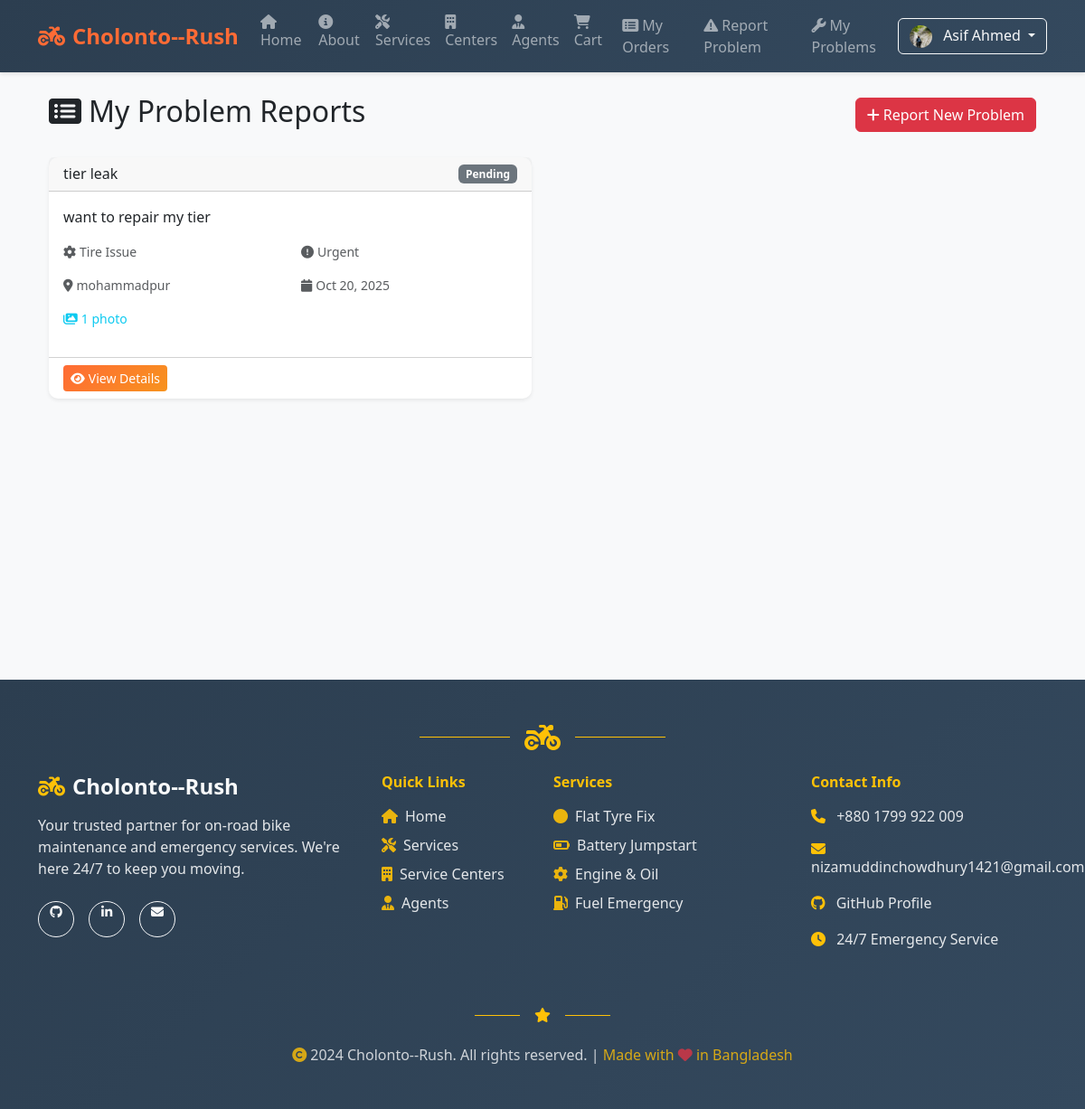
The app's page /reports/my-problems/ (signed in) with its own data.
### accounts/models.py (models this page shows, shortened)
class UserProfile(models.Model):
    user = models.OneToOneField(User, on_delete=models.CASCADE, related_name='profile')
    photo = models.ImageField(upload_to='profile_photos/', blank=True, null=True, help_text='Upload your profile photo')
    phone_number = models.CharField(max_length=15, blank=True, null=True, help_text='Your contact number')
    address = models.TextField(blank=True, null=True, help_text='Your address')
    created_at = models.DateTimeField(auto_now_add=True)
    updated_at = models.DateTimeField(auto_now=True)

### reports/models.py (models this page shows, shortened)
class ProblemReport(models.Model):
    STATUS_CHOICES = [
        ('pending', 'Pending'),
        ('assigned', 'Assigned'),
        ('in_progress', 'In Progress'),
        ('resolved', 'Resolved'),
        ('closed', 'Closed'),
    ]
    PRIORITY_CHOICES = [
        ('low', 'Low'),
        ('medium', 'Medium'),
        ('high', 'High'),
        ('urgent', 'Urgent'),
    ]
    PROBLEM_TYPES = [
        ('engine', 'Engine Problem'),
        ('tire', 'Tire Issue'),
        ('battery', 'Battery Problem'),
        ('brake', 'Brake Issue'),
        ('electrical', 'Electrical Problem'),
        ('fuel', 'Fuel System'),
        ('other', 'Other'),
    ]
    user = models.ForeignKey(User, on_delete=models.CASCADE, related_name='problem_reports')
    title = models.CharField(max_length=200, help_text='Brief description of the problem')
    description = models.TextField(help_text='Detailed description of the problem')
    problem_type = models.CharField(max_length=20, choices=PROBLEM_TYPES, default='other')
    priority = models.CharField(max_length=10, choices=PRIORITY_CHOICES, default='medium')
    status = models.CharField(max_length=20, choices=STATUS_CHOICES, default='pending')
    location = models.CharField(max_length=200, help_text='Current location where the problem occurred')
    latitude = models.FloatField(null=True, blank=True, help_text='GPS latitude')
    longitude = models.FloatField(null=True, blank=True, help_text='GPS longitude')
    phone_number = models.CharField(max_length=15, help_text='Contact number for assistance')
    created_at = models.DateTimeField(auto_now_add=True)
    updated_at = models.DateTimeField(auto_now=True)
    assigned_agent = models.ForeignKey(User, on_delete=models.SET_NULL, null=True, blank=True,
                                     related_name='assigned_reports', limit_choices_to={'groups__name': 'Agents'})
    assigned_center = models.ForeignKey('centers.ServiceCenter', on_delete=models.SET_NULL, null=True, blank=True)
    class Meta:
        ordering = ['-created_at']

### reports/views.py (the view)
# urls.py: path('my-problems/', views.my_problems, name='my_problems'),
@login_required
def my_problems(request):
    problems = ProblemReport.objects.filter(user=request.user).order_by('-created_at')
    paginator = Paginator(problems, 10)
    page_number = request.GET.get('page')
    problems = paginator.get_page(page_number)
    return render(request, 'reports/my_problems.html', {'problems': problems})

### reports/templates/reports/my_problems.html (shortened to what this page needs)
{% extends 'base.html' %}
{% block content %}
<div class="container">
  <div class="row">
    <div class="col-12">
      <div class="d-flex justify-content-between align-items-center mb-4">
        <h2>
          <i class="fas fa-list-alt me-2"></i>My Problem Reports
        </h2>
        <a href="{% url 'report_problem' %}" class="btn btn-danger">
          <i class="fas fa-plus me-1"></i>Report New Problem
        </a>
      </div>
      {% if problems %}
        <div class="row">
          {% for problem in problems %}
          <div class="col-lg-6 mb-4">
            <div class="card shadow-sm border-0 h-100">
              <div class="card-header d-flex justify-content-between align-items-center">
                <h6 class="mb-0">{{ problem.title }}</h6>
                <span class="badge bg-{% if problem.status == 'resolved' %}success{% elif problem.status == 'in_progress' %}warning{% elif problem.status == 'pending' %}secondary{% else %}info{% endif %}">
                  {{ problem.get_status_display }}
                </span>
              </div>
              <div class="card-body">
                <p class="card-text">{{ problem.description|truncatechars:150 }}</p>
                <div class="row mb-3">
                  <div class="col-6">
                    <small class="text-muted">
                      <i class="fas fa-cog me-1"></i>{{ problem.get_problem_type_display }}
                    </small>
                  </div>
                  <div class="col-6">
                    <small class="text-muted">
                      <i class="fas fa-exclamation-circle me-1"></i>{{ problem.get_priority_display }}
                    </small>
                  </div>
                </div>
                <div class="row mb-3">
                  <div class="col-6">
                    <small class="text-muted">
                      <i class="fas fa-map-marker-alt me-1"></i>{{ problem.location|truncatechars:20 }}
                    </small>
                  </div>
                  <div class="col-6">
                    <small class="text-muted">
                      <i class="fas fa-calendar me-1"></i>{{ problem.created_at|date:"M d, Y" }}
                    </small>
                  </div>
                </div>
                {% if problem.photos.exists %}
                <div class="mb-3">
                  <small class="text-info">
                    <i class="fas fa-images me-1"></i>{{ problem.photos.count }} photo{{ problem.photos.count|pluralize }}
                  </small>
                </div>
                {% endif %}
              </div>
              <div class="card-footer bg-transparent">
                <a href="{% url 'problem_detail' problem.id %}" class="btn btn-primary btn-sm">
                  <i class="fas fa-eye me-1"></i>View Details
                </a>
              </div>
            </div>
          </div>
          {% endfor %}
        </div>
      {% endif %}
    </div>
  </div>
</div>
{% endblock %}

### templates/base.html (shortened to what this page needs)
{% load static %}
<html lang="en">
  <head>
    <link href="https://cdn.jsdelivr.net/npm/bootstrap@5.3.3/dist/css/bootstrap.min.css" rel="stylesheet">
    <link href="https://cdnjs.cloudflare.com/ajax/libs/font-awesome/6.4.0/css/all.min.css" rel="stylesheet">
  </head>
  <body>
    <nav class="navbar navbar-expand-lg navbar-dark sticky-top">
      <div class="container">
        <a class="navbar-brand" href="/">
          <i class="fas fa-motorcycle me-2"></i>Cholonto--Rush
        </a>
        <div class="collapse navbar-collapse" id="navbars">
          <ul class="navbar-nav me-auto mb-2 mb-lg-0">
            <li class="nav-item">
              <a class="nav-link" href="/">
                <i class="fas fa-home me-1"></i>Home
              </a>
            </li>
            <li class="nav-item">
              <a class="nav-link" href="/about/">
                <i class="fas fa-info-circle me-1"></i>About
              </a>
            </li>
            <li class="nav-item">
              <a class="nav-link" href="/services/">
                <i class="fas fa-tools me-1"></i>Services
              </a>
            </li>
            <li class="nav-item">
              <a class="nav-link" href="/centers/">
                <i class="fas fa-building me-1"></i>Centers
              </a>
            </li>
            <li class="nav-item">
              <a class="nav-link" href="/agents/">
                <i class="fas fa-user-tie me-1"></i>Agents
              </a>
            </li>
            <li class="nav-item">
              <a class="nav-link" href="/cart/">
                <i class="fas fa-shopping-cart me-1"></i>Cart
              </a>
            </li>
            {% if user.is_authenticated %}
            <li class="nav-item">
              <a class="nav-link" href="/orders/my/">
                <i class="fas fa-list-alt me-1"></i>My Orders
              </a>
            </li>
            <li class="nav-item">
              <a class="nav-link" href="/reports/">
                <i class="fas fa-exclamation-triangle me-1"></i>Report Problem
              </a>
            </li>
            <li class="nav-item">
              <a class="nav-link" href="/reports/my-problems/">
                <i class="fas fa-wrench me-1"></i>My Problems
              </a>
            </li>
            {% endif %}
          </ul>
          <div class="d-flex">
            {% if user.is_authenticated %}
              <div class="dropdown">
                <button class="btn btn-outline-light dropdown-toggle" type="button" data-bs-toggle="dropdown">
                  {% if user.profile and user.profile.photo and user.profile.photo.url %}
                    <img src="{{ user.profile.photo.url }}" alt="Profile" class="rounded-circle me-2" style="width: 25px; height: 25px; object-fit: cover;">
                  {% else %}
                    <i class="fas fa-user me-1"></i>
                  {% endif %}
                  {% if user.first_name and user.last_name %}
                    {{ user.first_name }} {{ user.last_name }}
                  {% else %}
                    {{ user.get_username }}
                  {% endif %}
                </button>
              </div>
            {% endif %}
          </div>
        </div>
      </div>
    </nav>
    <main class="container my-4 main-content">
      {% block content %}{% endblock %}
    </main>
    <footer class="bg-dark text-light py-5 mt-5" style="background: linear-gradient(135deg, #2c3e50 0%, #34495e 100%) !important;">
      <div class="container">
        <div class="text-center mb-4">
          <div class="d-flex justify-content-center align-items-center">
            <div class="border-top border-warning" style="width: 100px; height: 2px;"></div>
            <i class="fas fa-motorcycle fa-2x text-warning mx-3"></i>
            <div class="border-top border-warning" style="width: 100px; height: 2px;"></div>
          </div>
        </div>
        <div class="row">
          <div class="col-lg-4 col-md-6 mb-4">
            <div class="text-center text-lg-start">
              <h4 class="fw-bold mb-3">
                <i class="fas fa-motorcycle me-2 text-warning"></i>Cholonto--Rush
              </h4>
              <p class="text-light mb-4" style="opacity: 0.9;">Your trusted partner for on-road bike maintenance and emergency services. We're here 24/7 to keep you moving.</p>
              <div class="d-flex justify-content-center justify-content-lg-start gap-3">
                <a href="https://github.com/nizamuddinchowdhury-1421" target="_blank" class="btn btn-outline-light btn-sm rounded-circle" style="width: 40px; height: 40px;">
                  <i class="fab fa-github"></i>
                </a>
                <a href="#" target="_blank" class="btn btn-outline-light btn-sm rounded-circle" style="width: 40px; height: 40px;">
                  <i class="fab fa-linkedin-in"></i>
                </a>
                <a href="mailto:nizamuddinchowdhury1421@gmail.com" class="btn btn-outline-light btn-sm rounded-circle" style="width: 40px; height: 40px;">
                  <i class="fas fa-envelope"></i>
                </a>
              </div>
            </div>
          </div>
          <div class="col-lg-2 col-md-6 mb-4">
            <h6 class="fw-bold mb-3 text-warning">Quick Links</h6>
            <ul class="list-unstyled">
              <li class="mb-2"><a href="/" class="text-light text-decoration-none" style="opacity: 0.9; transition: all 0.3s ease;" onmouseover="this.style.opacity='1'; this.style.color='#ff6b35';" onmouseout="this.style.opacity='0.9'; this.style.color='white';">
                <i class="fas fa-home me-2 text-warning"></i>Home
              </a></li>
              <li class="mb-2"><a href="/services/" class="text-light text-decoration-none" style="opacity: 0.9; transition: all 0.3s ease;" onmouseover="this.style.opacity='1'; this.style.color='#ff6b35';" onmouseout="this.style.opacity='0.9'; this.style.color='white';">
                <i class="fas fa-tools me-2 text-warning"></i>Services
              </a></li>
              <li class="mb-2"><a href="/centers/" class="text-light text-decoration-none" style="opacity: 0.9; transition: all 0.3s ease;" onmouseover="this.style.opacity='1'; this.style.color='#ff6b35';" onmouseout="this.style.opacity='0.9'; this.style.color='white';">
                <i class="fas fa-building me-2 text-warning"></i>Service Centers
              </a></li>
              <li class="mb-2"><a href="/agents/" class="text-light text-decoration-none" style="opacity: 0.9; transition: all 0.3s ease;" onmouseover="this.style.opacity='1'; this.style.color='#ff6b35';" onmouseout="this.style.opacity='0.9'; this.style.color='white';">
                <i class="fas fa-user-tie me-2 text-warning"></i>Agents
              </a></li>
            </ul>
          </div>
          <div class="col-lg-3 col-md-6 mb-4">
            <h6 class="fw-bold mb-3 text-warning">Services</h6>
            <ul class="list-unstyled">
              <li class="mb-2 text-light" style="opacity: 0.9;"><i class="fas fa-circle me-2 text-warning"></i>Flat Tyre Fix</li>
              <li class="mb-2 text-light" style="opacity: 0.9;"><i class="fas fa-battery-half me-2 text-warning"></i>Battery Jumpstart</li>
              <li class="mb-2 text-light" style="opacity: 0.9;"><i class="fas fa-cog me-2 text-warning"></i>Engine & Oil</li>
              <li class="mb-2 text-light" style="opacity: 0.9;"><i class="fas fa-gas-pump me-2 text-warning"></i>Fuel Emergency</li>
            </ul>
          </div>
          <div class="col-lg-3 col-md-6 mb-4">
            <h6 class="fw-bold mb-3 text-warning">Contact Info</h6>
            <div class="contact-info">
              <div class="mb-3">
                <i class="fas fa-phone me-2 text-warning"></i>
                <a href="tel:+8801799922009" class="text-light text-decoration-none" style="opacity: 0.9; transition: all 0.3s ease;" onmouseover="this.style.opacity='1'; this.style.color='#ff6b35';" onmouseout="this.style.opacity='0.9'; this.style.color='white';">+880 1799 922 009</a>
              </div>
              <div class="mb-3">
                <i class="fas fa-envelope me-2 text-warning"></i>
                <a href="mailto:nizamuddinchowdhury1421@gmail.com" class="text-light text-decoration-none" style="opacity: 0.9; transition: all 0.3s ease;" onmouseover="this.style.opacity='1'; this.style.color='#ff6b35';" onmouseout="this.style.opacity='0.9'; this.style.color='white';">nizamuddinchowdhury1421@gmail.com</a>
              </div>
              <div class="mb-3">
                <i class="fab fa-github me-2 text-warning"></i>
                <a href="https://github.com/nizamuddinchowdhury-1421" target="_blank" class="text-light text-decoration-none" style="opacity: 0.9; transition: all 0.3s ease;" onmouseover="this.style.opacity='1'; this.style.color='#ff6b35';" onmouseout="this.style.opacity='0.9'; this.style.color='white';">GitHub Profile</a>
              </div>
              <div class="mb-3">
                <i class="fas fa-clock me-2 text-warning"></i>
                <span class="text-light" style="opacity: 0.9;">24/7 Emergency Service</span>
              </div>
            </div>
          </div>
        </div>
        <div class="text-center my-4">
          <div class="d-flex justify-content-center align-items-center">
            <div class="border-top border-warning" style="width: 50px; height: 1px;"></div>
            <i class="fas fa-star text-warning mx-3"></i>
            <div class="border-top border-warning" style="width: 50px; height: 1px;"></div>
          </div>
        </div>
        <div class="text-center">
          <p class="text-light mb-0" style="opacity: 0.8;">
            <i class="fas fa-copyright me-1 text-warning"></i>2024 Cholonto--Rush. All rights reserved. |
            <span class="text-warning">Made with <i class="fas fa-heart text-danger"></i> in Bangladesh</span>
          </p>
        </div>
      </div>
    </footer>
  </body>
  </html>

### records on screen
ProblemReport: title "tier leak", status "Pending", description "want to repair my tier", problem_type "Tire Issue", priority "Urgent", location "mohammadpur", created_at "Oct 20, 2025", photos.count "1"

### other values on screen
{{ user.first_name }} "Asif"
{{ user.last_name }} "Ahmed"
